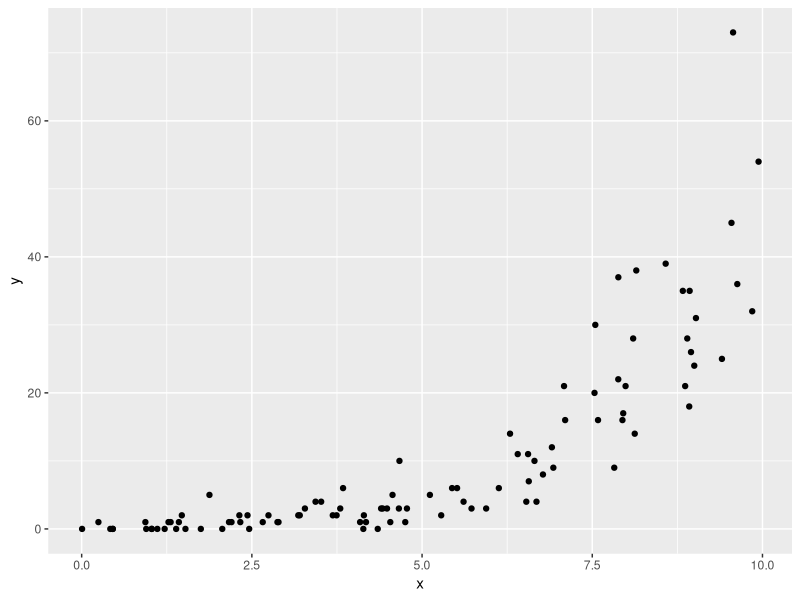

Write R code to recreate this figure.
## ---- chunk 1
#| label: setup

# load all necessary packages
library(ggplot2)
library(dplyr)
library(MASS)

## ---- chunk 2
qchisq(0.95, 1)
## ---- chunk 3
# set random number generator seed so we all have 
# the same simulated data
set.seed(123)

x <- runif(100, 0, 10)
mu <- exp(-1 + 0.5 * x)
y <- rnbinom(length(x), mu = mu, size = 8)

toy_dat <- data.frame(x, y)
## ---- chunk 4
#| label: fig-toy


ggplot(toy_dat, aes(x, y)) +
    geom_point()
## ---- chunk 5
toy_mod_full <- glm.nb(y ~ x, data = toy_dat)
## ---- chunk 6
# close to the values we used for simulating
coefficients(toy_mod_full)
## ---- chunk 7
logLik(toy_mod_full)
## ---- chunk 8
toy_mod_fixed <- glm.nb(y ~ 1 + offset(0.4 * x), data = toy_dat)

logLik(toy_mod_fixed)
## ---- chunk 9
confint(toy_mod_full)
